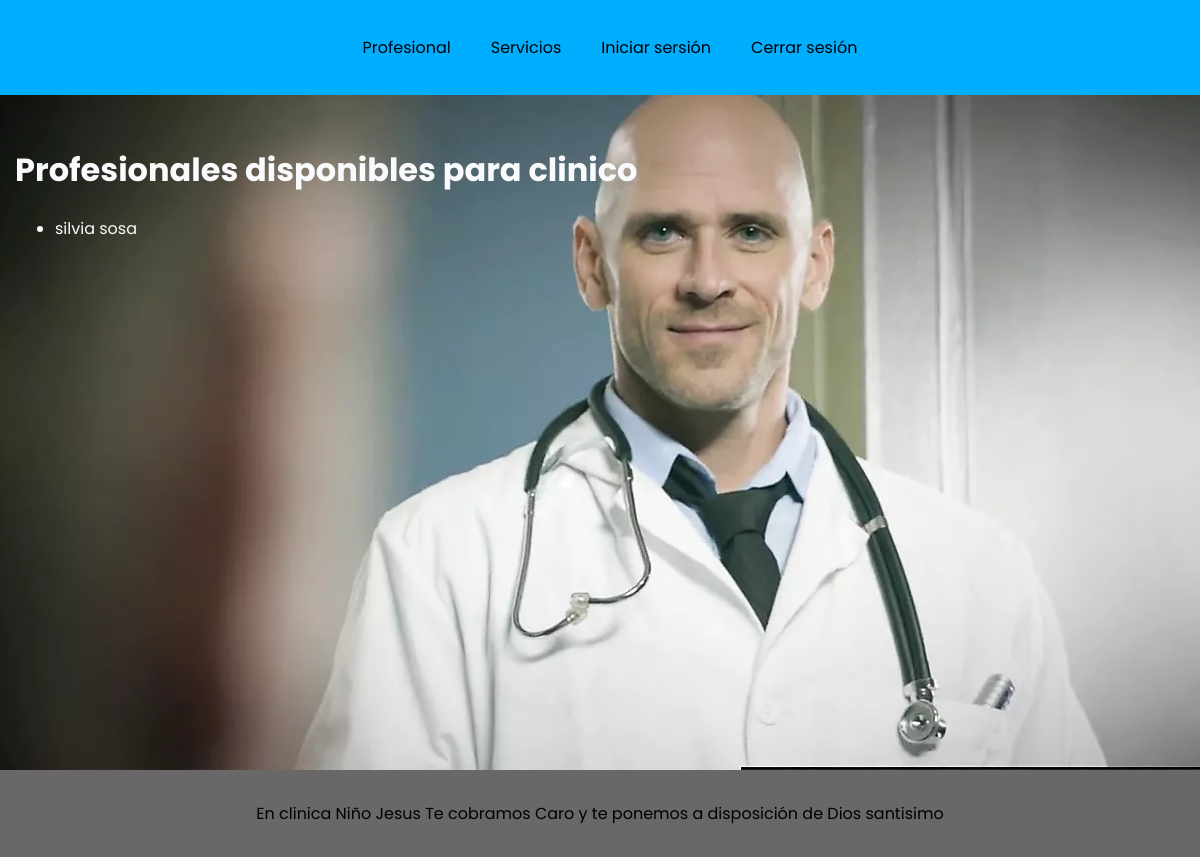
/servicio/profesionales_disponibles/1/, run on the app's committed database.
### apps/servicio/models.py (models this page shows, shortened)
class Servicio(models.Model):
    nombre = models.CharField(max_length=255)
    precio = models.FloatField()
    duracion = models.DurationField(default = timedelta(minutes=30))
    is_deleted = models.BooleanField(default=False)

### apps/profesionalservicio/models.py (models this page shows)
class ProfesionalServicio(models.Model):
    profesional = models.ForeignKey(Profesional, on_delete = models.CASCADE)
    servicio = models.ForeignKey(Servicio, on_delete=models.CASCADE)
    fecha_borrado = models.DateField(null= True)

### apps/profesional/models.py (models this page shows, shortened)
class Profesional(models.Model):
    nombre = models.CharField(max_length=255)
    apellido = models.CharField(max_length=255)
    email = models.EmailField(blank=False, null=False)
    is_deleted = models.BooleanField(default=False)

### apps/servicio/views.py (the view)
# urls.py: path('profesionales_disponibles/<int:servicio_id>/', ProfesionalesDisponiblesView.as_view(), name='profesionales_disponibles'),
class ProfesionalesDisponiblesView(View):
    template_name = 'profesional_disponibles.html'
    def get(self, request, servicio_id):
        servicio = Servicio.objects.get(pk=servicio_id)
        profesionales_disponibles = servicio.profesionalservicio_set.all()
        context = {
            'servicio': servicio,
            'profesionales_disponibles': profesionales_disponibles
        }
        return render(request, self.template_name, context)

### apps/servicio/templates/profesional_disponibles.html (shortened to what this page needs)
{% extends 'base.html' %}
{% block content %}
  <h1>Profesionales disponibles para {{ servicio.nombre }}</h1>
  {% if profesionales_disponibles %}
    <ul>
      {% for ps in profesionales_disponibles %}
        <li>{{ ps.profesional.nombre }} {{ ps.profesional.apellido }}</li>
      {% endfor %}
    </ul>
  {% else %}
    <p>No hay profesionales disponibles</p>
  {% endif %}
{% endblock %}

### apps/static/css/style_base.css (style rules this page uses)
html { font-family: 'Alfa Slab One', cursive; font-family: 'Poppins', sans-serif; background-color: #F9Fafc; height: 100%; }
body { display: flex; flex-direction: column; justify-content: space-between; align-items: center; min-height: 100%; margin: 0; }

### data on the page
Servicio: nombre "clinico"
ProfesionalServicio: profesional.nombre "silvia", profesional.apellido "sosa"
